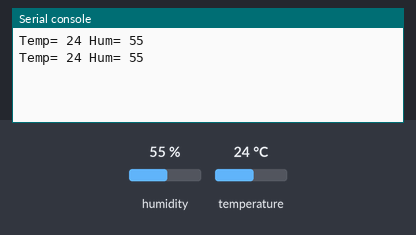
Recording of a program running on a simulated ESP8266 board running MicroPython. Parts: the last lines printed to the serial console. Inputs (shaded band) come from the test bench; at power-on: humidity 55 %, temperature 24 °C.

Above: at 1.2 s.
1.3 s: humidity set to 22 %
At 2.6 s:
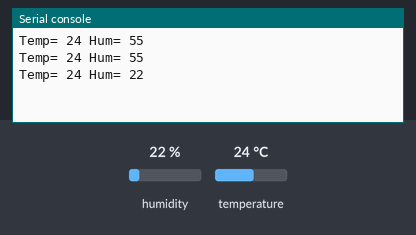
2.8 s: temperature set to 12 °C
At 3.6 s:
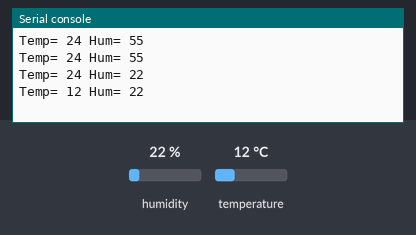
4.3 s: humidity set to 40 %
At 5.5 s:
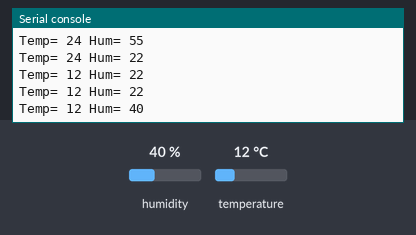
Timing chart, 0 to 7.3 s (numbered marks = the images above; inputs shaded):
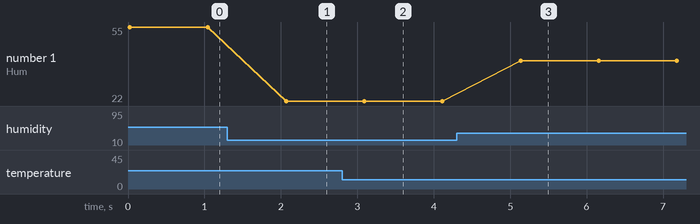

Measured:
- after the input at 1.3 s, the serial console: prints a new line after 0.77 s (image 1)
- after the input at 2.8 s, the serial console: prints a new line after 0.29 s (image 2)
- after the input at 4.3 s, the serial console: prints a new line after 0.84 s (image 3)
- plotted number 1: 55 → 22 after the input at 1.3 s, 22 → 40 after the input at 4.3 s

The program:

main.py
```python
from machine import Pin
import utime
import dht

sensordht = dht.DHT11(Pin(15)) # declaro el objeto y el pin a utilizar

while True:
    sensordht.measure() #actualiza los valores de temp y humedad
    print("Temp= "+str(sensordht.temperature())+" Hum= "+str(sensordht.humidity())) #imprimo los valores
    utime.sleep(1) # sensor toma 1 segundo en tomar los valores...

    
```
